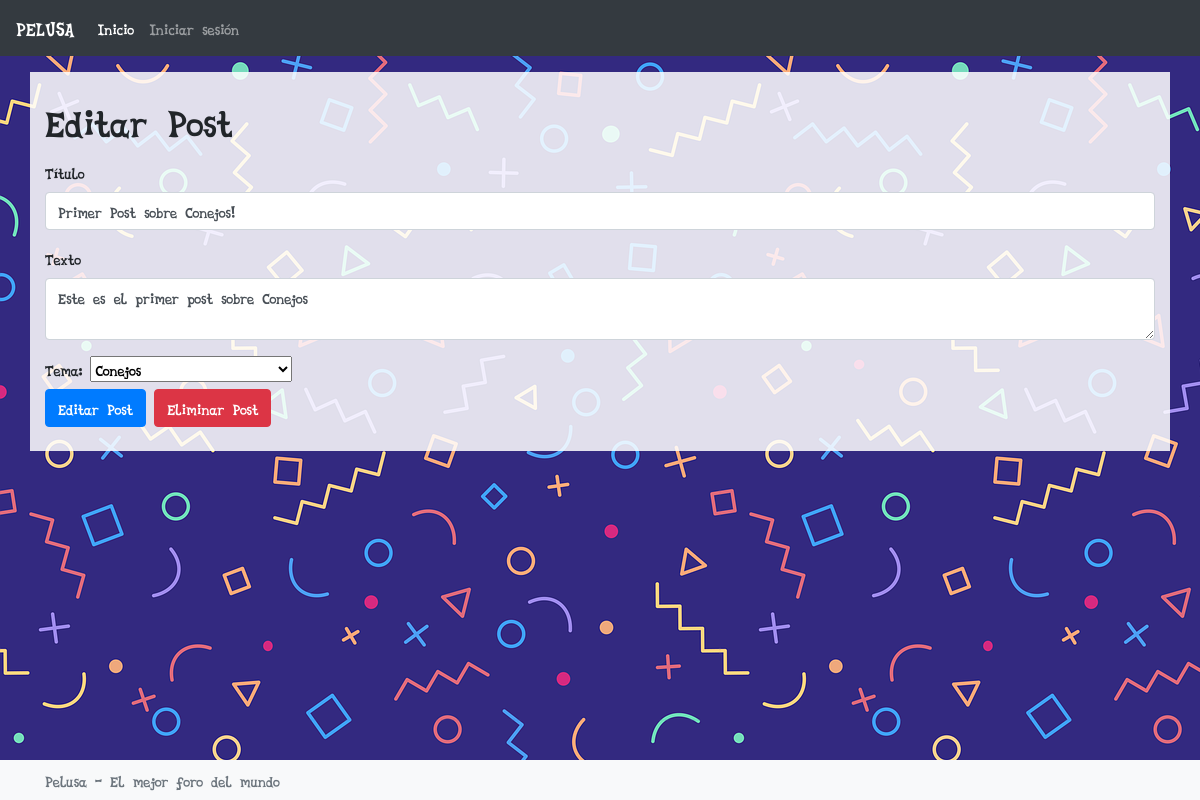
/post/1, run on the app's committed database.
### base/models.py (models this page shows, shortened)
class Post(models.Model): #Representa una publicación dentro de un tema
    titulo = models.CharField(max_length=200)
    contenido = models.TextField()
    fecha_creacion = models.DateTimeField(auto_now_add=True)
    editado = models.DateTimeField(auto_now_add=True)
    usuario = models.ForeignKey(User, null=True, on_delete=models.SET_NULL)
    tema = models.ForeignKey(Tema, on_delete=models.CASCADE)

class Tema(models.Model): #Representa un tema de discusión del foro
    titulo = models.CharField(max_length=255)
    contenido = models.TextField()
    fecha_creacion = models.DateTimeField(auto_now_add=True)
    categoria = models.ForeignKey(Categoria, on_delete=models.CASCADE)
    def __str__(self):
        return self.titulo

### base/views.py (the view, shortened to what this page needs)
# urls.py: path('post/<int:id>', views.post),
def post(request, id = None):
    context = {}
    temas = Tema.objects.all()
    context['temas'] = temas
    if id is not None:
        context['post'] = Post.objects.get(id = id)
    return render(request, 'Post.html', context)

### templates/Post.html (shortened to what this page needs)
{% extends "layouts/main.html" %}
{% block content %}
{% if post is None %}
<h1>Nuevo Post</h1>
{% else %}
<h1>Editar Post</h1>
{% endif %}
<form method="POST" action="">
    <div class="form-group my-3">
        <label>Título</label>
        <input type="text" class="form-control" name="titulo" placeholder="Título"
        {% if post is not None %}
            value="{{post.titulo}}"
        {% endif %}
        />
    </div>
    <div class="form-group my-3">
        <label>Texto</label>
        <textarea class="form-control" name="contenido">{% if post is not None %}{{post.contenido}}{% endif %}</textarea>
    </div>
    <div>
        <label>Tema:</label>
        <select name="tema">
            {% for t in temas %}
            <option value="{{t.id}}" {% if post is not None and post.tema|safe == t.titulo|safe %}selected{% endif %} >{{t.titulo}}</option>
            {% endfor %}
        </select>
    </div>
    <button class="btn btn-primary" type="submit">
        {% if post is None %}
        Crear Post
        {% else %}
        Editar Post
        {% endif %}</button>
        {% if post is not None %}
        <a href="/post/{{post.id}}/eliminar/"><button type="button" class="btn btn-danger">Eliminar Post</button></a>
        {% endif %}
</form>
{% endblock %}

### data on the page
Post: titulo "Primer Post sobre Conejos!", contenido "Este es el primer post sobre Conejos", tema "Conejos"
